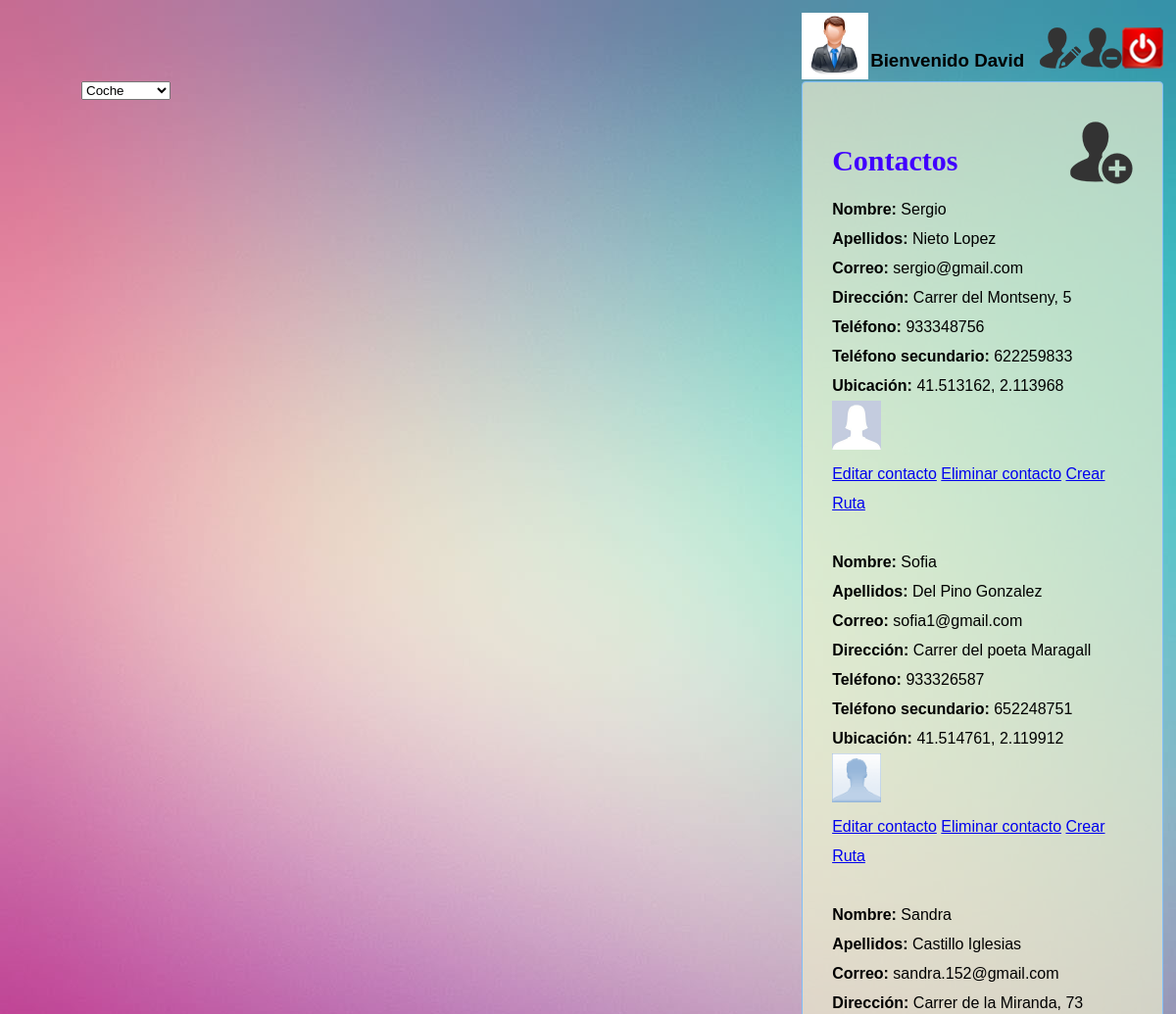
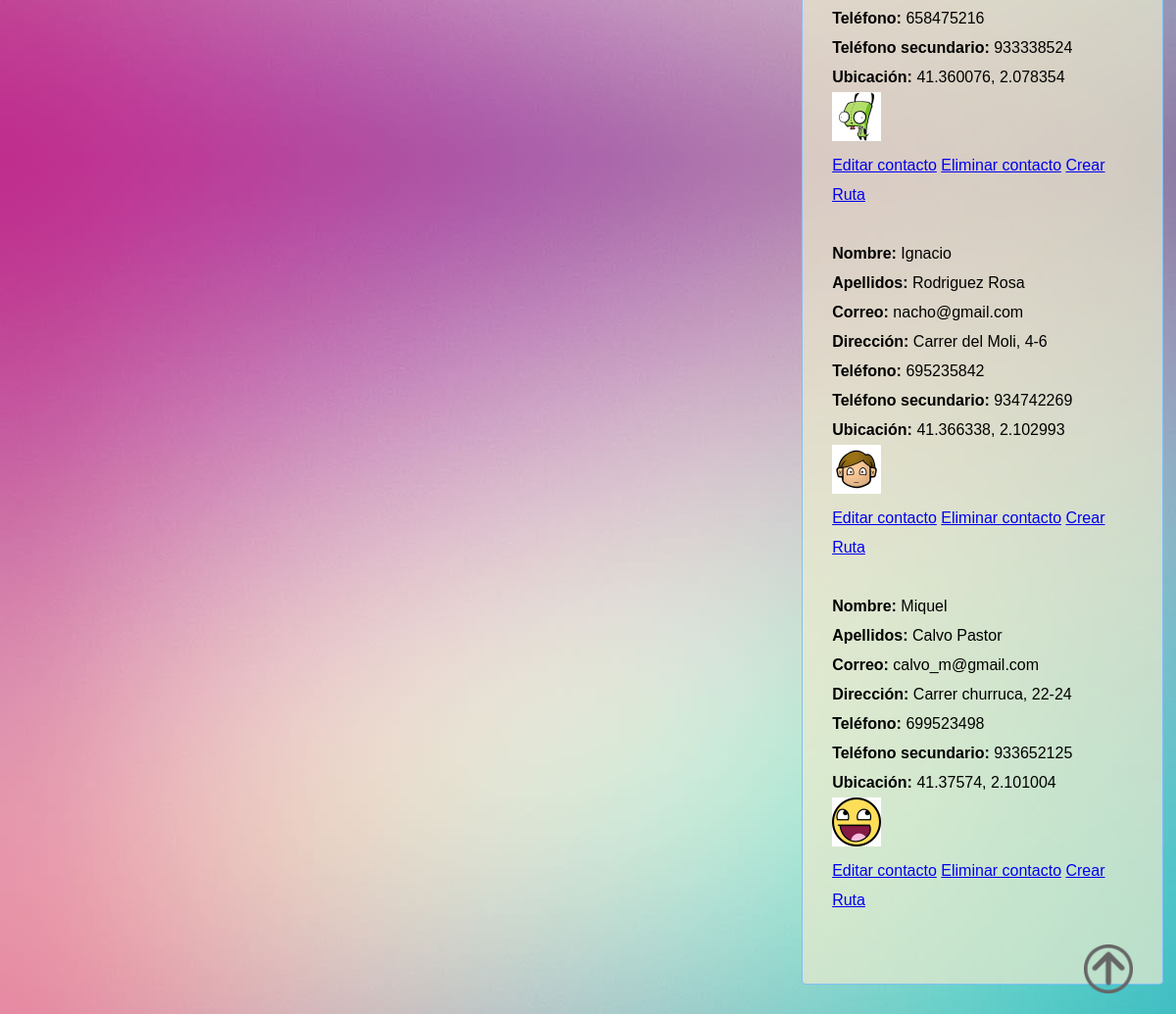
The app's page /principal.php (signed in) with its own data (2 pictures, top to bottom).
### tables this page shows
CREATE TABLE IF NOT EXISTS `contacto` (
  `id` int(11) NOT NULL,
  `nombre` varchar(30) NOT NULL,
  `apellidos` varchar(50) NOT NULL,
  `correo` varchar(75) NOT NULL,
  `direccion` varchar(100) NOT NULL,
  `telf_prim` int(30) NOT NULL,
  `telf_sec` int(30) DEFAULT NULL,
  `ubicacion_prim_lat` double NOT NULL,
  `ubicacion_prim_lon` double NOT NULL,
  `ubicacion_sec_lat` double DEFAULT NULL,
  `ubicacion_sec_lon` double DEFAULT NULL,
  `img` varchar(50) NOT NULL,
  `id_usuario` int(11) NOT NULL
);

### principal.php (the view, shortened to what this page needs)
<?php
$user_id = $_SESSION['id'];
$foto = $_SESSION['img'];
$nom_user=$_SESSION['nombre'];
include 'conexion.proc.php';
$consulta_contactos = "SELECT * FROM contacto where id_usuario = $user_id";
$result_contactos = mysqli_query($con, $consulta_contactos);
?>
<!DOCTYPE html>
<html>
<head>
    <link rel="stylesheet" type="text/css" href="css/estilo.css"/>
</head>
<body>
    <div id="contactos">
<div class="prin-img" style="margin-bottom: 15px;">
        <input type="image" src="img/<?php echo $foto ?>"style="float: left; width: 68px; height: 68px;">
    </div>
    <h3 style="position: absolute; padding-left: 70px"><?php echo "Bienvenido " .$nom_user?></h3>
<input type="image" src="img/off.png" onclick="window.location.href='index.php'" style="float: right;">
<input type="image" src="img/baja.png" onclick="confirmar()" style="float: right;">
<input type="image" src="img/edit.png" onclick="window.location.href='usuarios_modificar.php'" style="float: right;"></br>
        <div class="contact-form">
<?php
if (isset($_SESSION['mail'])) {
    ?>
    <h2>Contactos</h2>
    <div class="prin-img" style="margin-bottom: 15px;">
        <input type="image" src="img/add.png" onclick="window.location.href='contactos_insert.php'" style="float: right;"></br></br>
    </div>
    <?php
} else {
    $_SESSION['error'] = "No te saltes pasos!";
    header("location: index.php");
}
while ($contacto = mysqli_fetch_array($result_contactos)) {
    echo "<b style='margin-top: 15px;'>Nombre:</b> ";
    echo utf8_encode($contacto['nombre']);
    echo "<br/>";
    echo "<b>Apellidos:</b> ";
    echo utf8_encode($contacto['apellidos']);
    echo "<br/>";
    echo "<b>Correo:</b> ";
    echo utf8_encode($contacto['correo']);
    echo "<br/>";
    echo "<b>Dirección:</b> ";
    echo utf8_encode($contacto['direccion']);
    echo "<br/>";
    echo "<b>Teléfono:</b> ";
    echo utf8_encode($contacto['telf_prim']);
    echo "<br/>";
    echo "<b>Teléfono secundario:</b> ";
    echo utf8_encode($contacto['telf_sec']);
    echo "<br/>";
    echo "<b>Ubicación:</b> ";
    echo utf8_encode($contacto['ubicacion_prim_lat']);
    echo ", ";
    echo utf8_encode($contacto['ubicacion_prim_lon']);
    echo "<br/>";
    $loc_lat = utf8_encode($contacto['ubicacion_prim_lat']);
    $loc_lon = utf8_encode($contacto['ubicacion_prim_lon']);
    $fichero = "img/$contacto[img]";
    if (file_exists($fichero) && (($contacto['img']) != '')) {
        echo "<div class='perfil'><img src='$fichero' width='50' heigth='50' ></div>";
    } else {
        echo "<div class='perfil'><img src ='img/no_disponible.jpg'width='50' heigth='50'/></div>";
    }
    ?>
    <a href="contactos_modificar.php?id=<?php echo $contacto['id']; ?>">Editar contacto</a>
    <a href="#" onclick="confirmDel(<?php echo $contacto['id']; ?>)">Eliminar contacto</a>
    <a href="javascript: crearRuta(<?php echo (float)$loc_lat; ?>, <?php echo (float)$loc_lon; ?>);">Crear Ruta</a>
    <?php echo "<br/><br/>";
}
?>
<a href="#" class="crunchify-top"><img src ="img/btt.png" style="float: right;" width="50px" height="50px"></a>
</div>
</div>
<div id="contactMap">
<div id="rutaOps">
        <div id="rutaOps">
            <select id="modo_viaje" class="opciones_ruta">
                <option value="DRIVING">Coche</option>
            </select>
        </div>
<div id="googleMap"></div>
</div>
</body>
</html>

### css/estilo.css (style rules this page uses)
* { box-sizing:border-box; -moz-box-sizing:border-box; -webkit-box-sizing:border-box; font-family:arial; }
body { background:url("../img/fondo.jpg")#60B2FF }
h2 { color:#4000FF; text-align:left; font-family:icon; font-size: 30px; position: absolute; }
.contact-form { width:100%; padding:40px 30px; background:rgba(235,235,205,0.7); border-radius:4px; border: 1px solid #81BEF7; -moz-border-radius:4px; -webkit-border-radius:4px; margin:25px auto; }
#contactos { line-height:30px; width:32%; float:right; padding:5px; }
#contactMap { position: fixed; float:left; padding:75px; }
#googleMap { display: inline-block; width:800px; height:550px; position: absolute; }

### records on screen
contacto: nombre "Sergio", apellidos "Nieto Lopez", correo "sergio@gmail.com", direccion "Carrer del Montseny, 5", telf_prim "933348756", telf_sec "622259833", ubicacion_prim_lat "41.513162", ubicacion_prim_lon "2.113968", img (picture)
contacto: nombre "Sofia", apellidos "Del Pino Gonzalez", correo "sofia1@gmail.com", direccion "Carrer del poeta Maragall", telf_prim "933326587", telf_sec "652248751", ubicacion_prim_lat "41.514761", ubicacion_prim_lon "2.119912", img (picture)
contacto: nombre "Sandra", apellidos "Castillo Iglesias", correo "sandra.152@gmail.com", direccion "Carrer de la Miranda, 73", telf_prim "658475216", telf_sec "933338524", ubicacion_prim_lat "41.360076", ubicacion_prim_lon "2.078354", img (picture)
contacto: nombre "Ignacio", apellidos "Rodriguez Rosa", correo "nacho@gmail.com", direccion "Carrer del Moli, 4-6", telf_prim "695235842", telf_sec "934742269", ubicacion_prim_lat "41.366338", ubicacion_prim_lon "2.102993", img (picture)
contacto: nombre "Miquel", apellidos "Calvo Pastor", correo "calvo_m@gmail.com", direccion "Carrer churruca, 22-24", telf_prim "699523498", telf_sec "933652125", ubicacion_prim_lat "41.37574", ubicacion_prim_lon "2.101004", img (picture)

### other values on screen
$nom_user "David"
